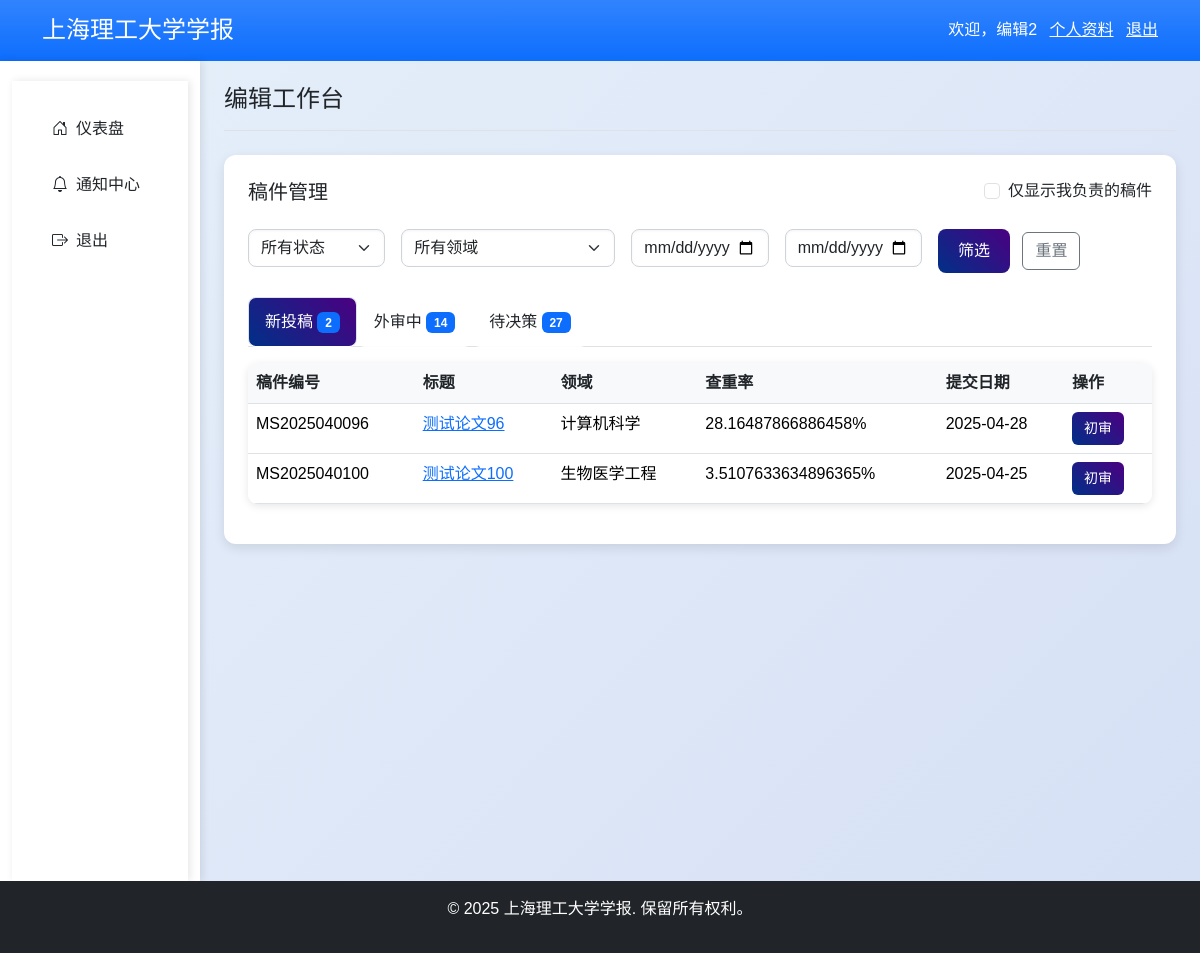
The app's page /editor/dashboard/ (signed in) with its own data.
### accounts/models.py (models this page shows, shortened)
class UserProfile(models.Model):
    user = models.OneToOneField(User, on_delete=models.CASCADE, related_name="profile")
    full_name = models.CharField("姓名", max_length=50)
    institution = models.CharField("单位", max_length=200)
    title = models.CharField("职称", max_length=50, blank=True)
    email = models.EmailField("电子邮箱", unique=True)
    phone = models.CharField(
        "电话", max_length=20, validators=[RegexValidator(r'^\+?\d{10,15}$', "电话格式无效")])
    orcid = models.CharField("ORCID", max_length=50, blank=True)
    research_fields = models.ManyToManyField(ResearchField, verbose_name="研究领域")
    class Meta:
        verbose_name = "用户资料"
        verbose_name_plural = "用户资料"

class ResearchField(models.Model):
    code = models.CharField("编号", max_length=20, unique=True)
    name = models.CharField("名称", max_length=100)
    is_active = models.BooleanField("是否激活", default=True)
    class Meta:
        verbose_name = "研究领域"
        verbose_name_plural = "研究领域"

### manuscripts/models.py (models this page shows, shortened)
class Manuscript(models.Model):
    manuscript_id = models.CharField("稿件编号", max_length=20, unique=True)
    STATUS_CHOICES = [
        ('DRAFT', '草稿'),
        ('SUBMITTED', '已提交'),
        ('UNDER_REVIEW', '外审中'),
        ('REVISION_REQUIRED', '需要修改'),
        ('REVISED', '已修改'),
        ('ACCEPTED', '已接受'),
        ('REJECTED', '已拒绝'),
        ('REJECT_INITIAL', '初审拒绝'),
        ('PUBLISHED', '已发表'),
    ]
    STATUS_CHOICES_DICT = dict(STATUS_CHOICES)
    status = models.CharField("状态", max_length=30, choices=STATUS_CHOICES, default='DRAFT')
    title_cn = models.CharField("中文标题", max_length=200)
    title_en = models.CharField("英文标题", max_length=200)
    authors = models.TextField("作者列表")
    affiliations = models.TextField("作者单位")
    corresponding_author = models.CharField("通讯作者", max_length=100)
    submitter = models.ForeignKey(User, on_delete=models.CASCADE, related_name="submitted_manuscripts")
    type = models.ForeignKey(ManuscriptType, on_delete=models.SET_NULL, null=True, verbose_name="稿件类型")
    abstract_cn = models.TextField("中文摘要")
    abstract_en = models.TextField("英文摘要")
    keywords_cn = models.CharField("中文关键词", max_length=200)
    keywords_en = models.CharField("英文关键词", max_length=200)
    category_number = models.CharField("中图分类号", max_length=50, blank=True)
    research_field = models.ForeignKey(ResearchField, on_delete=models.SET_NULL, null=True, verbose_name="研究领域")
    similarity_rate = models.FloatField(
        "查重率", default=0.0, validators=[MinValueValidator(0.0), MaxValueValidator(100.0)])
    manuscript_file = models.FileField("原稿文件", upload_to="manuscripts/")
    revised_file = models.FileField("修改稿文件", upload_to="manuscripts/revised/", blank=True)
    additional_file = models.FileField("附加文件", upload_to="manuscripts/additional/", blank=True)
    created_at = models.DateTimeField("创建时间", auto_now_add=True)
    updated_at = models.DateTimeField("更新时间", auto_now=True)
    submit_date = models.DateTimeField("提交时间", null=True, blank=True)
    handling_editor = models.ForeignKey(
        User, on_delete=models.SET_NULL, related_name="handling_manuscripts", null=True, blank=True, verbose_name="责任编辑"
    )
    decision_date = models.DateTimeField("决定时间", null=True, blank=True)
    publish_date = models.DateField("出版日期", null=True, blank=True)
    volume = models.IntegerField("卷号", null=True, blank=True)
    issue = models.IntegerField("期号", null=True, blank=True)
    class Meta:
        verbose_name = "稿件"
        verbose_name_plural = "稿件"

### editor/views.py (the view, shortened to what this page needs)
# urls.py: path('dashboard/', views.editor_dashboard, name='editor_dashboard'),
@login_required
def editor_dashboard(request):
    if 'Editor' not in UserRole.objects.filter(user=request.user, is_active=True).values_list('role__name', flat=True):
        return HttpResponseForbidden("无权限访问")
    active_tab = request.GET.get('active_tab', 'new')
    show_mine_only = request.GET.get('show_mine_only', False)
    if show_mine_only:
        base_queryset = Manuscript.objects.filter(handling_editor=request.user)
    else:
        base_queryset = Manuscript.objects.all()
    status = request.GET.get('status')
    field = request.GET.get('research_field')
    start_date = request.GET.get('start_date')
    end_date = request.GET.get('end_date')
    filtered_queryset = base_queryset
    if status:
        filtered_queryset = filtered_queryset.filter(status=status)
    if field:
        filtered_queryset = filtered_queryset.filter(research_field__code=field)
    if start_date:
        filtered_queryset = filtered_queryset.filter(submit_date__gte=start_date)
    if end_date:
        filtered_queryset = filtered_queryset.filter(submit_date__lte=end_date)
    if not any([status, field, start_date, end_date]):
        new_manuscripts = base_queryset.filter(status='SUBMITTED').order_by('-submit_date')
        under_review = base_queryset.filter(status='UNDER_REVIEW').order_by('-submit_date')
        pending_decision = base_queryset.filter(status__in=['REVISION_REQUIRED', 'REVISED']).order_by('-submit_date')
        new_paginator = Paginator(new_manuscripts, 5)
        review_paginator = Paginator(under_review, 5)
        decision_paginator = Paginator(pending_decision, 5)
        new_page = request.GET.get('new_page')
        review_page = request.GET.get('review_page')
        decision_page = request.GET.get('decision_page')
        new_page_obj = new_paginator.get_page(new_page)
        review_page_obj = review_paginator.get_page(review_page)
        decision_page_obj = decision_paginator.get_page(decision_page)
        context = {
            'new_page_obj': new_page_obj,
            'review_page_obj': review_page_obj,
            'decision_page_obj': decision_page_obj,
            'filtered_view': False,
            'active_tab': active_tab  # 添加激活标签页参数
        }
    research_fields = ResearchField.objects.filter(is_active=True)
    context.update({
        'research_fields': research_fields,
        'status_choices': Manuscript.STATUS_CHOICES
    })
    return render(request, 'editor/dashboard.html', context)

### templates/editor/dashboard.html (shortened to what this page needs)
{% extends "base.html" %}
{% load crispy_forms_tags %}
{% block page_title %}编辑工作台{% endblock %}
{% block content %}
<div class="card shadow p-4 mb-4">
  <div class="d-flex justify-content-between align-items-center mb-4">
    <h2 class="card-title h5 mb-0">稿件管理</h2>
    <div class="form-check">
      <input class="form-check-input" type="checkbox" id="showMineOnly" name="show_mine_only"
             {% if request.GET.show_mine_only %}checked{% endif %} onchange="this.form.submit()">
      <label class="form-check-label" for="showMineOnly">
        仅显示我负责的稿件
      </label>
    </div>
  </div>
  <form method="get" class="mb-4">
    <div class="row g-3">
      <div class="col-md-2">
        <select name="status" class="form-select">
          <option value="">所有状态</option>
        </select>
      </div>
      <div class="col-md-3">
        <select name="research_field" class="form-select">
          <option value="">所有领域</option>
        </select>
      </div>
      <div class="col-md-2">
        <input type="date" name="start_date" class="form-control" placeholder="开始日期" value="{{ request.GET.start_date }}">
      </div>
      <div class="col-md-2">
        <input type="date" name="end_date" class="form-control" placeholder="结束日期" value="{{ request.GET.end_date }}">
      </div>
      <div class="col-md-3">
        <button type="submit" class="btn btn-primary bg-gradient me-2">筛选</button>
        <a href="{% url 'editor_dashboard' %}" class="btn btn-outline-secondary">重置</a>
      </div>
    </div>
  </form>
  {% if filtered_view %}
  <table class="table table-hover">
    <thead>
      <tr>
        <th>编号</th>
        <th>标题</th>
        <th>状态</th>
        <th>领域</th>
        <th>提交日期</th>
        <th>操作</th>
      </tr>
    </thead>
    <tbody>
      {% for manuscript in manuscripts %}
        <tr>
          <td>{{ manuscript.manuscript_id }}</td>
          <td>
            {% if manuscript.status == 'SUBMITTED' %}
              <a href="{% url 'initial_review' manuscript.manuscript_id %}">{{ manuscript.title_cn }}</a>
            {% elif manuscript.status == 'UNDER_REVIEW' %}
              <a href="{% url 'progress_monitor' manuscript.manuscript_id %}">{{ manuscript.title_cn }}</a>
            {% else %}
              <a href="{% url 'review_summary' manuscript.manuscript_id %}">{{ manuscript.title_cn }}</a>
            {% endif %}
          </td>
          <td>{% include "components/status_badge.html" with status=manuscript.status %}</td>
          <td>{{ manuscript.research_field.name }}</td>
          <td>{{ manuscript.submit_date|date:"Y-m-d" }}</td>
          <td>
            {% if manuscript.status == 'SUBMITTED' %}
              <a href="{% url 'initial_review' manuscript.manuscript_id %}" class="btn btn-sm btn-primary bg-gradient">初审</a>
            {% elif manuscript.status == 'UNDER_REVIEW' %}
              <a href="{% url 'progress_monitor' manuscript.manuscript_id %}" class="btn btn-sm btn-primary bg-gradient">监控</a>
              <a href="{% url 'assign_reviewer' manuscript.manuscript_id %}" class="btn btn-sm btn-outline-primary">分配审稿人</a>
              <a href="{% url 'progress_monitor' manuscript.manuscript_id %}" class="btn btn-sm btn-outline-warning">催审</a>
            {% elif manuscript.status in 'REVISION_REQUIRED,REVISED' %}
              <a href="{% url 'review_summary' manuscript.manuscript_id %}" class="btn btn-sm btn-primary bg-gradient">意见汇总</a>
              <a href="{% url 'decision_form' manuscript.manuscript_id %}" class="btn btn-sm btn-primary bg-gradient">决策</a>
            {% endif %}
          </td>
        </tr>
      {% empty %}
        <tr><td colspan="6" class="text-center">没有符合条件的稿件</td></tr>
      {% endfor %}
    </tbody>
  </table>
  {% include "components/pagination.html" with page_obj=manuscripts param_name="page" %}
  {% else %}
  <ul class="nav nav-tabs mb-3" id="manuscriptTabs" role="tablist">
    <li class="nav-item" role="presentation">
      <button class="nav-link {% if active_tab == 'new' or not active_tab %}active{% endif %}"
              id="new-tab" data-bs-toggle="tab" data-bs-target="#new" type="button"
              role="tab" aria-controls="new"
              aria-selected="{% if active_tab == 'new' or not active_tab %}true{% else %}false{% endif %}">
        新投稿 <span class="badge bg-primary">{{ new_page_obj.paginator.count }}</span>
      </button>
    </li>
    <li class="nav-item" role="presentation">
      <button class="nav-link {% if active_tab == 'review' %}active{% endif %}"
              id="review-tab" data-bs-toggle="tab" data-bs-target="#review" type="button"
              role="tab" aria-controls="review"
              aria-selected="{% if active_tab == 'review' %}true{% else %}false{% endif %}">
        外审中 <span class="badge bg-primary">{{ review_page_obj.paginator.count }}</span>
      </button>
    </li>
    <li class="nav-item" role="presentation">
      <button class="nav-link {% if active_tab == 'decision' %}active{% endif %}"
              id="decision-tab" data-bs-toggle="tab" data-bs-target="#decision" type="button"
              role="tab" aria-controls="decision"
              aria-selected="{% if active_tab == 'decision' %}true{% else %}false{% endif %}">
        待决策 <span class="badge bg-primary">{{ decision_page_obj.paginator.count }}</span>
      </button>
    </li>
  </ul>
  <div class="tab-content" id="manuscriptTabsContent">
    <div class="tab-pane fade {% if active_tab == 'new' or not active_tab %}show active{% endif %}"
         id="new" role="tabpanel" aria-labelledby="new-tab">
      <table class="table table-hover">
        <thead>
          <tr>
            <th>稿件编号</th>
            <th>标题</th>
            <th>领域</th>
            <th>查重率</th>
            <th>提交日期</th>
            <th>操作</th>
          </tr>
        </thead>
        <tbody>
          {% for manuscript in new_page_obj %}
            <tr>
              <td>{{ manuscript.manuscript_id }}</td>
              <td><a href="{% url 'initial_review' manuscript.manuscript_id %}">{{ manuscript.title_cn }}</a></td>
              <td>{{ manuscript.research_field.name }}</td>
              <td>{{ manuscript.similarity_rate }}%</td>
              <td>{{ manuscript.submit_date|date:"Y-m-d" }}</td>
              <td>
                <a href="{% url 'initial_review' manuscript.manuscript_id %}" class="btn btn-sm btn-primary bg-gradient">初审</a>
              </td>
            </tr>
          {% empty %}
            <tr><td colspan="6" class="text-center">暂无新投稿</td></tr>
          {% endfor %}
        </tbody>
      </table>
    </div>
  </div>
  {% endif %}
</div>
{% endblock %}

### templates/components/header.html
<header class="bg-primary bg-gradient text-white py-3">
  <div class="container d-flex justify-content-between align-items-center">
    <h1 class="h4 mb-0">上海理工大学学报</h1>
    {% if user.is_authenticated %}
      <div>
        <span>欢迎，{{ user.profile.full_name }}</span>
        <a href="{% url 'profile' %}" class="text-white mx-2">个人资料</a>
        <a href="{% url 'logout' %}" class="text-white">退出</a>
      </div>
    {% else %}
      <div>
        <a href="{% url 'login' %}" class="text-white mx-2">登录</a>
        <a href="{% url 'register' %}" class="text-white">注册</a>
      </div>
    {% endif %}
  </div>
</header>

### static/css/custom.css (style rules this page uses)
body { background: linear-gradient(135deg, #e6f0fa 0%, #d6e0f5 100%) !important; font-family: 'Arial', sans-serif; color: #212529; }
.card { border-radius: 12px !important; border: none !important; background: #ffffff !important; box-shadow: 0 4px 12px rgba(0, 0, 0, 0.1) !important; transition: transform 0.2s ease, box-shadow 0.2s ease; }
.btn-primary.bg-gradient { background: linear-gradient(45deg, #003087, #4B0082) !important; border: none !important; color: #ffffff !important; padding: 10px 20px; font-weight: 500; border-radius: 8px !important; transition: all 0.3s ease; }
.table .btn-sm { padding: 6px 12px !important; font-size: 0.875rem !important; visibility: visible !important; opacity: 1 !important; border-radius: 6px !important; transition: all 0.3s ease; }
.nav-link { color: #212529 !important; padding: 12px 16px !important; border-radius: 8px !important; font-weight: 500; background: rgba(255, 255, 255, 0.95) !important; transition: all 0.3s ease; }
.nav-link.active { background: linear-gradient(45deg, #003087, #4B0082) !important; color: #ffffff !important; }
.table { background: #ffffff !important; border-radius: 10px !important; overflow: hidden; box-shadow: 0 2px 8px rgba(0, 0, 0, 0.1) !important; }
.table th { background: #f8f9fa !important; color: #212529 !important; font-weight: 600; }
.form-control, .form-select { border-radius: 8px !important; border: 1px solid #ced4da !important; box-shadow: inset 0 1px 3px rgba(0, 0, 0, 0.05) !important; transition: all 0.3s ease; }

### records on screen
Manuscript: manuscript_id "MS2025040096", title_cn "测试论文96", research_field.name "计算机科学", similarity_rate "28.16487866886458", submit_date "2025-04-28"
Manuscript: manuscript_id "MS2025040100", title_cn "测试论文100", research_field.name "生物医学工程", similarity_rate "3.5107633634896365", submit_date "2025-04-25"

### other values on screen
{{ user.profile.full_name }} "编辑2"
{{ new_page_obj.paginator.count }} "2"
{{ review_page_obj.paginator.count }} "14"
{{ decision_page_obj.paginator.count }} "27"
